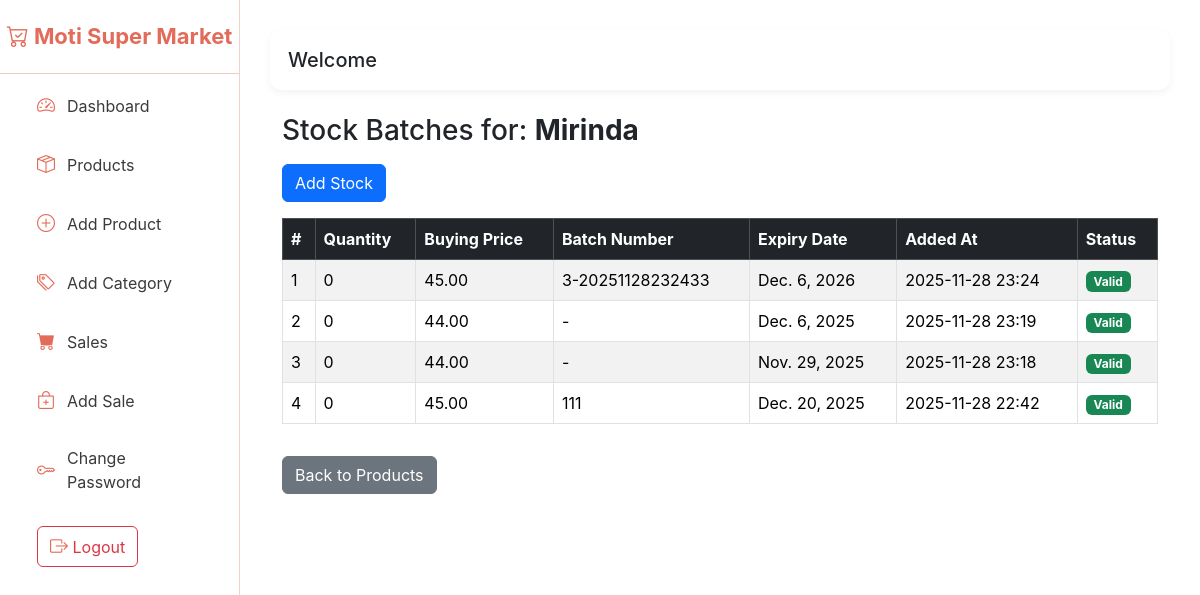
Page /myapp/products/3/batches/ on the earlier database version.
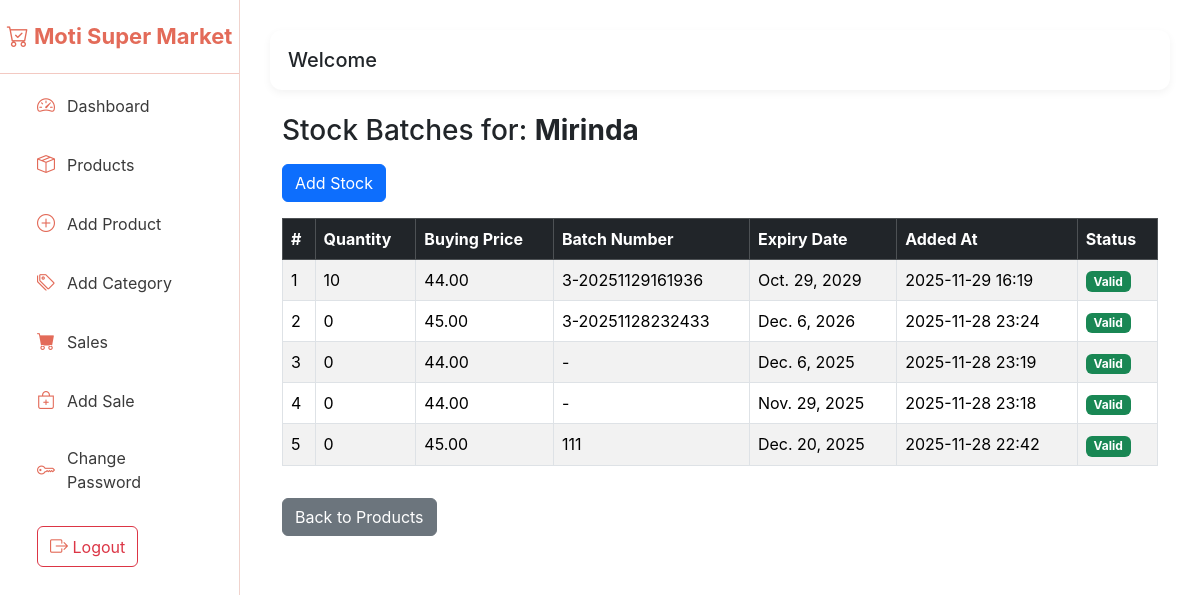
Same page on the later database version.
### myapp/models.py (models this page shows, shortened)
class Stock(models.Model):
    product = models.ForeignKey(Product,related_name="batches", on_delete=models.CASCADE)
    quantity = models.PositiveIntegerField()
    buying_price = models.DecimalField(max_digits=10, decimal_places=2)
    batch_number = models.CharField(max_length=100, blank=True, null=True)
    expiry_date = models.DateField(blank=True, null=True)
    added_at = models.DateTimeField(auto_now_add=True)

### myapp/views.py (the view)
# urls.py: path('products/<int:product_id>/batches/', views.product_batches, name='product_batches'),
def product_batches(request, product_id):
    product = get_object_or_404(Product, id=product_id)
    batches = Stock.objects.filter(product=product).order_by('-added_at')
    return render(request, 'product_batches.html', {
        'product': product,
        'batches': batches
    })

### template/product_batches.html (shortened to what this page needs)
{% extends "base.html" %}
{% block content %}
<div class="container mt-4">
    <h3 class="mb-3">Stock Batches for: <strong>{{ product.name }}</strong></h3>
    <a href="{% url 'add_stock' %}" class="btn btn-primary mb-3">
        Add Stock
    </a>
    {% if batches %}
    <table class="table table-bordered table-striped">
        <thead class="table-dark">
            <tr>
                <th>#</th>
                <th>Quantity</th>
                <th>Buying Price</th>
                <th>Batch Number</th>
                <th>Expiry Date</th>
                <th>Added At</th>
                <th>Status</th>
            </tr>
        </thead>
        <tbody>
            {% for batch in batches %}
            <tr>
                <td>{{ forloop.counter }}</td>
                <td>{{ batch.quantity }}</td>
                <td>{{ batch.buying_price }}</td>
                <td>{{ batch.batch_number|default:"-" }}</td>
                <td>
                    {% if batch.expiry_date %}
                        {{ batch.expiry_date }}
                    {% else %}
                        -
                    {% endif %}
                </td>
                <td>{{ batch.added_at|date:"Y-m-d H:i" }}</td>
                <td>
                    {% if batch.is_expired %}
                        <span class="badge bg-danger">Expired</span>
                    {% else %}
                        <span class="badge bg-success">Valid</span>
                    {% endif %}
                </td>
            </tr>
            {% endfor %}
        </tbody>
    </table>
    {% else %}
    <div class="alert alert-warning">
        No stock batches found for this product.
    </div>
    {% endif %}
    <a href="{% url 'products' %}" class="btn btn-secondary mt-3">Back to Products</a>
</div>
{% endblock %}

Differences in the rows shown:
added Stock: quantity "10", buying_price "44.00", batch_number "3-20251129161936", expiry_date "Oct. 29, 2029", added_at "2025-11-29 16:19"
